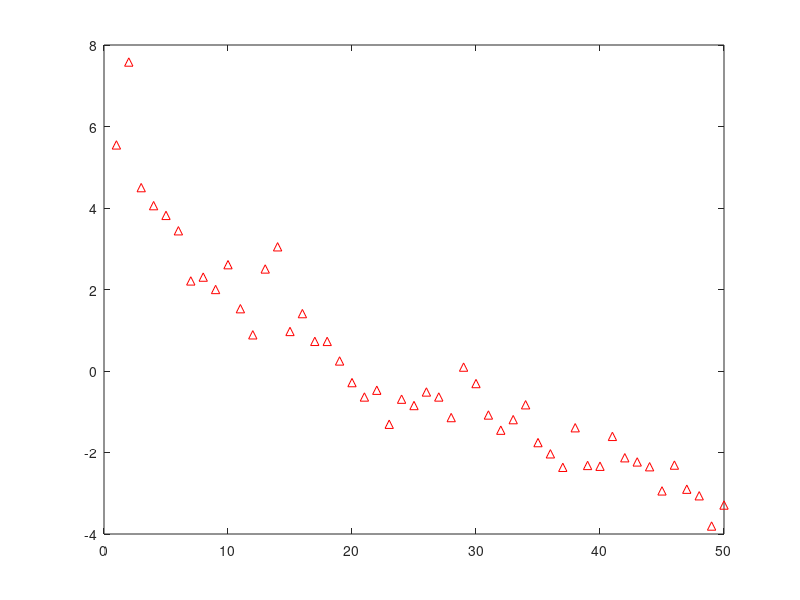

Here is the MATLAB script that generated this plot:
clear ; close all; clc
X=load('cricipl.txt');  %Load the File


%
%Feature Normalize
%

mu = mean(X);
X_norm = bsxfun(@minus, X, mu);

sigma = std(X_norm);
X_norm = bsxfun(@rdivide, X_norm, sigma);

%
%Compute Principal Components
%
[m, n] = size(X_norm);
U = zeros(n);
S = zeros(n);
S=X_norm'*X_norm;
S=S/m;
[U,S,V]=svd(S);

%
%Dimensionality Reduction
%

K = 1;
Z = zeros(size(X_norm, 1), K);
Ureduce=U(:,1:K);
Z=X_norm*Ureduce;
Z=Z*-1;
X=1:50;
save results.txt Z % write the results into the File
plot(X,Z,'r^')
print("plot.png");